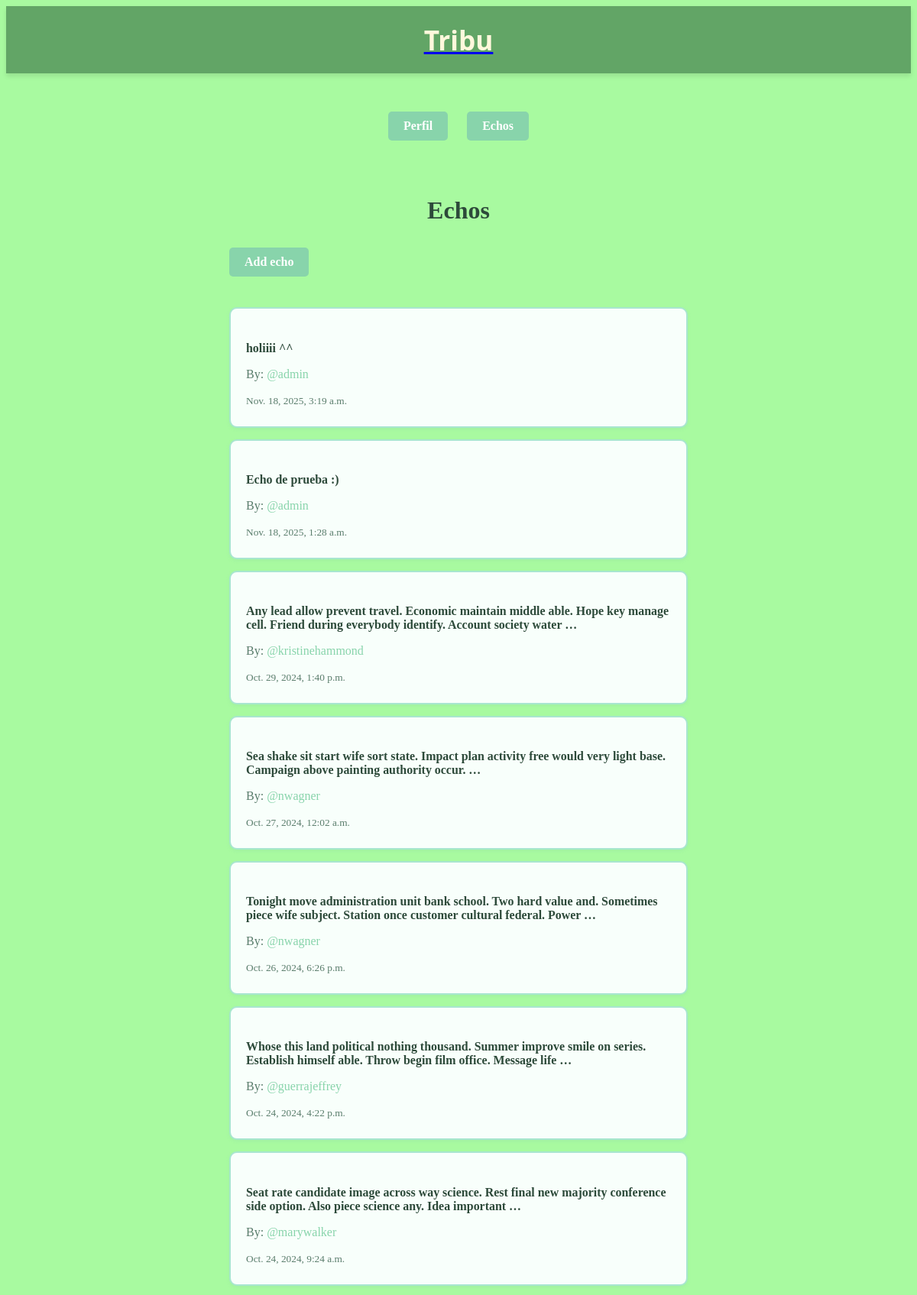
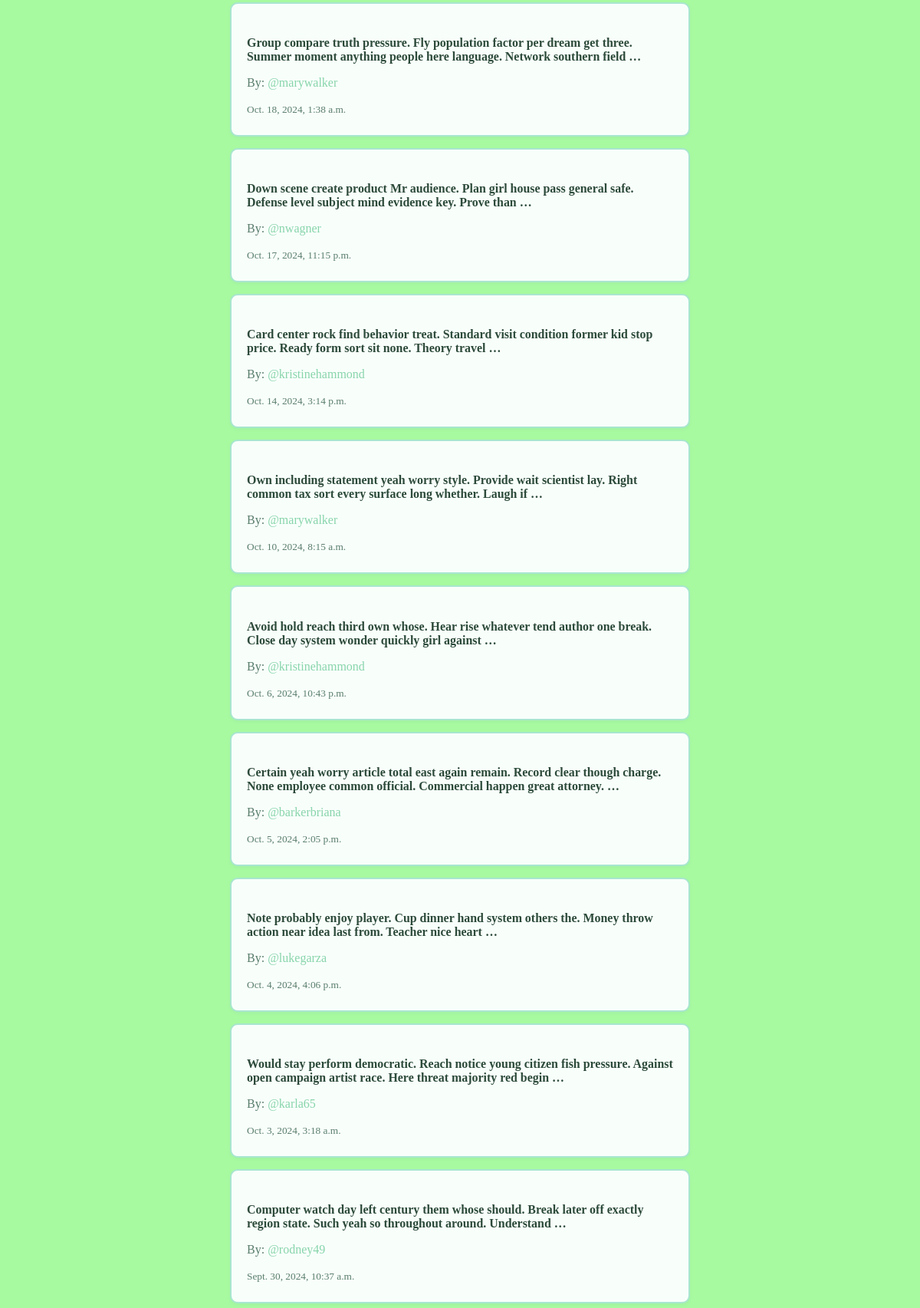
Page /echos/ (signed in, upper part) on the committed database (2 pictures, top to bottom).
### echos/models.py (models this page shows, shortened)
class Echo(models.Model):
    content = models.TextField(max_length=500)
    created_at = models.DateTimeField(auto_now_add=True)
    updated_at = models.DateTimeField(auto_now=True)
    user = models.ForeignKey(
        settings.AUTH_USER_MODEL, related_name='echos', on_delete=models.CASCADE
    )
    class Meta:
        ordering = ['-created_at']

### echos/views.py (the view)
# urls.py: path('', views.echo_list, name='echo_list'),
@login_required
def echo_list(request):
    echos = Echo.objects.all().order_by('-created_at')
    return render(request, 'echos/echo/echo_list.html', {'echos': echos})

### echos/templates/echos/echo/echo_list.html (shortened to what this page needs)
{% extends 'base.html' %}
{% block content %}
<div class="container mt-4">
    <h1>Echos</h1>
    <a href="{% url 'echos:add_echo' %}" class="btn btn-primary mb-3">Add echo</a>
    <div class="echos">
        {% for echo in echos %}
        <div class="card mb-3">
            <div class="card-body">
                <h5 class="card-title">
                    <a href="{% url 'echos:echo_detail' echo.pk %}">
                        {{ echo.content|truncatewords:20 }}
                    </a>
                </h5>
                <p class="card-text">
                    By: <a href="{% url 'users:user_detail' echo.user.username %}">@{{ echo.user.username }}</a>
                </p>
                <p class="card-text"><small class="text-muted">{{ echo.created_at }}</small></p>
            </div>
        </div>
        {% empty %}
        <p>No echos yet.</p>
        {% endfor %}
    </div>
</div>
{% endblock %}

### shared/static/css/main.css (style rules this page uses)
body { background-color: #a8faa0; }
.container { max-width: 600px; margin: 0 auto; padding: 20px; }
h1 { color: #2d4a3a; text-align: center; margin-bottom: 30px; }
.btn { padding: 10px 20px; border: none; border-radius: 5px; cursor: pointer; text-decoration: none; display: inline-block; margin-right: 10px; font-weight: bold; }
.btn-primary { background: #2d4a3a;; color: white; }
.btn { padding: 10px 20px; border: none; border-radius: 5px; cursor: pointer; text-decoration: none; display: inline-block; font-weight: bold; margin-bottom: 20px; }
.btn-primary { background: #88d4ab; color: white; }
.echos { margin-top: 20px; }
.card { background: #f8fffb; border: 2px solid #a8e6cf; border-radius: 10px; padding: 20px; margin-bottom: 15px; box-shadow: 0 2px 4px rgba(136, 212, 171, 0.2); }
.card-title { margin-bottom: 10px; }
.card-title a { color: #2d4a3a; text-decoration: none; font-size: 1.2em; }
.card-text { color: #5a7d6c; margin-bottom: 5px; }
.card-text a { color: #88d4ab; text-decoration: none; }
.text-muted { color: #5a7d6c; text-align: center; margin-top: 20px; }

### rows in the picture
Echo: content "holiiii ^^", user.username "admin", created_at "Nov. 18, 2025, 3:19 a.m."
Echo: content "Echo de prueba :)", user.username "admin", created_at "Nov. 18, 2025, 1:28 a.m."
Echo: content "Any lead allow prevent travel. Economic maintain middle able. Hope key manage cell. Friend during everybody identify. Account society water …", user.username "kristinehammond", created_at "Oct. 29, 2024, 1:40 p.m."
Echo: content "Sea shake sit start wife sort state. Impact plan activity free would very light base. Campaign above painting authority occur. …", user.username "nwagner", created_at "Oct. 27, 2024, 12:02 a.m."
Echo: content "Tonight move administration unit bank school. Two hard value and. Sometimes piece wife subject. Station once customer cultural federal. Power …", user.username "nwagner", created_at "Oct. 26, 2024, 6:26 p.m."
Echo: content "Whose this land political nothing thousand. Summer improve smile on series. Establish himself able. Throw begin film office. Message life …", user.username "guerrajeffrey", created_at "Oct. 24, 2024, 4:22 p.m."
Echo: content "Seat rate candidate image across way science. Rest final new majority conference side option. Also piece science any. Idea important …", user.username "marywalker", created_at "Oct. 24, 2024, 9:24 a.m."
Echo: content "Group compare truth pressure. Fly population factor per dream get three. Summer moment anything people here language. Network southern field …", user.username "marywalker", created_at "Oct. 18, 2024, 1:38 a.m."
Echo: content "Down scene create product Mr audience. Plan girl house pass general safe. Defense level subject mind evidence key. Prove than …", user.username "nwagner", created_at "Oct. 17, 2024, 11:15 p.m."
Echo: content "Card center rock find behavior treat. Standard visit condition former kid stop price. Ready form sort sit none. Theory travel …", user.username "kristinehammond", created_at "Oct. 14, 2024, 3:14 p.m."
Echo: content "Own including statement yeah worry style. Provide wait scientist lay. Right common tax sort every surface long whether. Laugh if …", user.username "marywalker", created_at "Oct. 10, 2024, 8:15 a.m."
Echo: content "Avoid hold reach third own whose. Hear rise whatever tend author one break. Close day system wonder quickly girl against …", user.username "kristinehammond", created_at "Oct. 6, 2024, 10:43 p.m."
Echo: content "Certain yeah worry article total east again remain. Record clear though charge. None employee common official. Commercial happen great attorney. …", user.username "barkerbriana", created_at "Oct. 5, 2024, 2:05 p.m."
Echo: content "Note probably enjoy player. Cup dinner hand system others the. Money throw action near idea last from. Teacher nice heart …", user.username "lukegarza", created_at "Oct. 4, 2024, 4:06 p.m."
Echo: content "Would stay perform democratic. Reach notice young citizen fish pressure. Against open campaign artist race. Here threat majority red begin …", user.username "karla65", created_at "Oct. 3, 2024, 3:18 a.m."
Echo: content "Computer watch day left century them whose should. Break later off exactly region state. Such yeah so throughout around. Understand …", user.username "rodney49", created_at "Sept. 30, 2024, 10:37 a.m."
